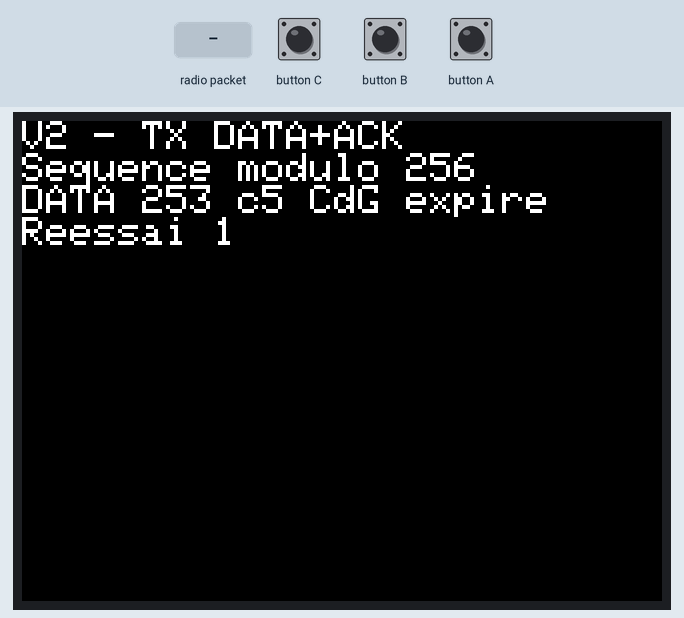
The sketch below on a simulated ESP32. On the bench: 320×240 colour display. Inputs (shaded band) come from the test bench. No radio packets arrive unless stated.

Above: at 3.3 s.
3.4 s: radio packet "MODULO 255" arrives
At 4.8 s:
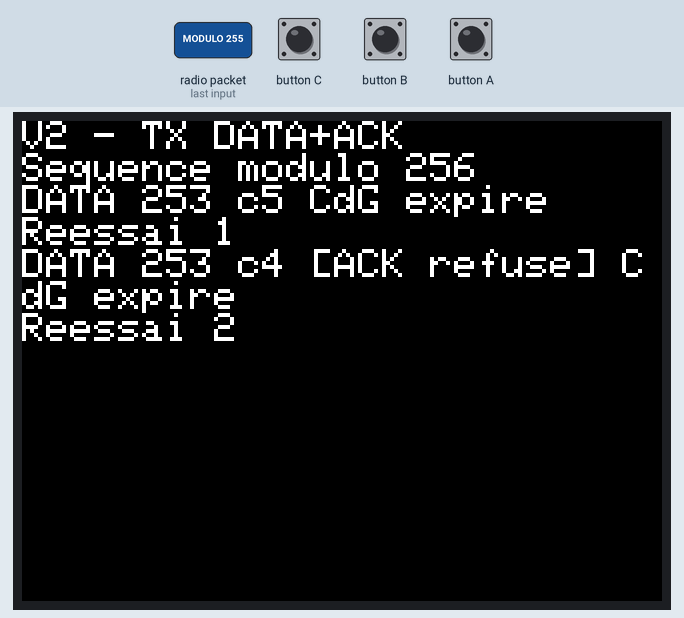
6.4 s: button A pressed for 1 s
At 8.1 s:
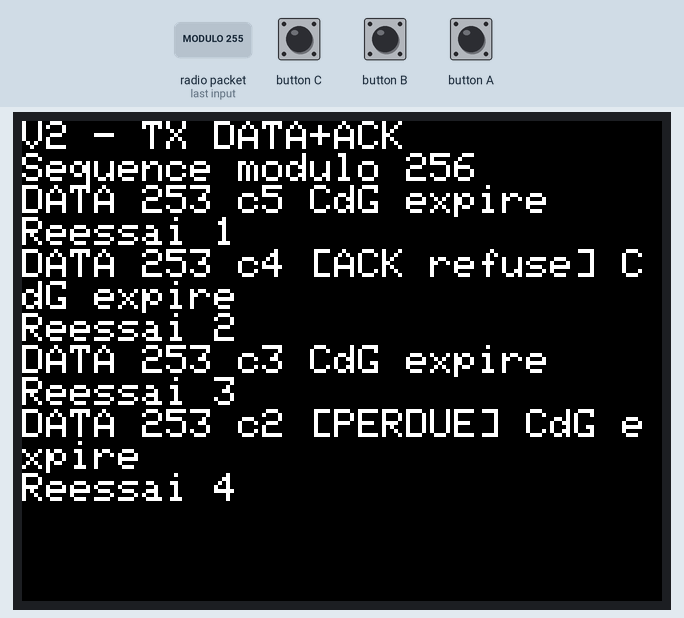
9.9 s: button C pressed for 0.15 s
12.1 s: radio packet "1" arrives
At 13.0 s:
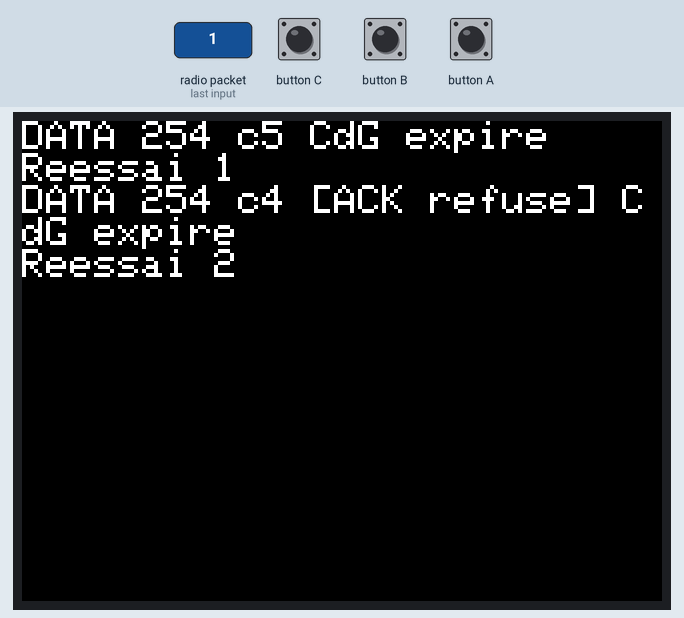
15.1 s: button A pressed for 3.2 s
At 19.2 s:
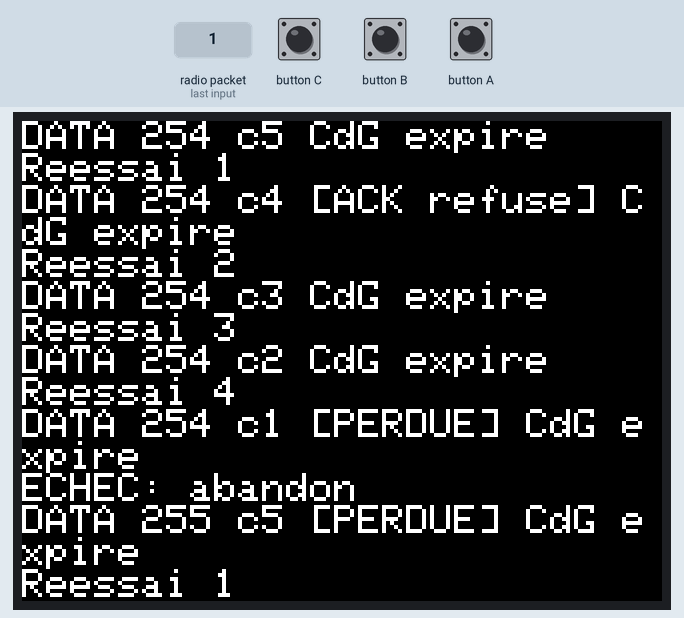
19.8 s: radio packet "0" arrives
At 25.5 s:
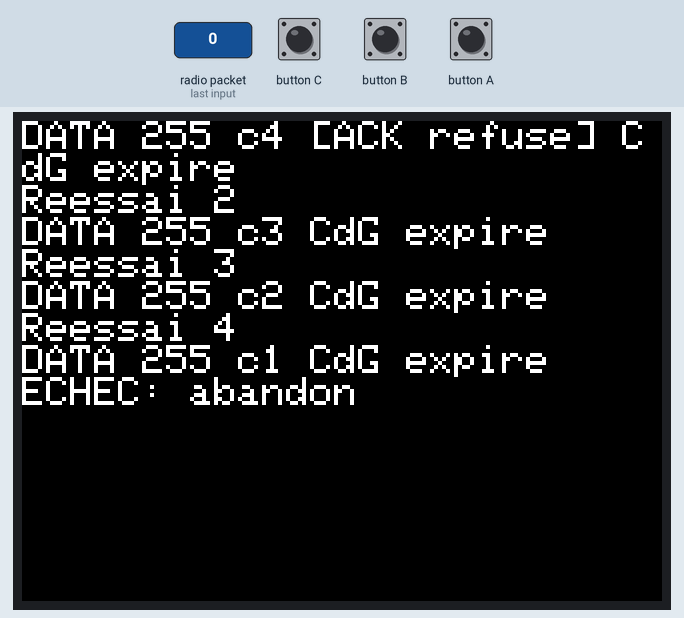
Timing chart, 0 to 27.0 s (numbered marks = the images above; inputs shaded):
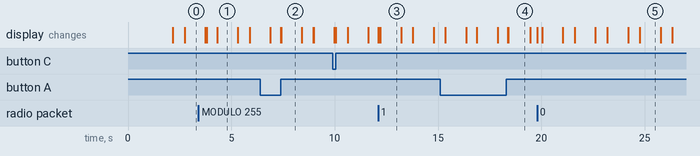

Measured:
- after the input at 3.4 s, the display: first differs from a run without the input after 0.41 s (image 1 shows a later state)
- after the input at 6.4 s, the display: first changes after 0.49 s (image 2 shows a later state)
- after the input at 12.1 s, the display: first changes at once (image 3 shows a later state)
- after the input at 15.1 s, the display: first differs from a run without the input after 1.3 s (image 4 shows a later state)
- after the input at 19.8 s, the display: first changes at once (image 5 shows a later state)
- what the display in image 1 shows lasts 1.0 s, from 4.3 s to 5.3 s
- what the display in image 4 shows lasts 1.1 s, from 18.4 s to 19.5 s

The sketch:

V2_TX.ino
```cpp
/* =====================================================================
   SAE32 - Vidéo 2 - ÉMETTEUR DATA + ACK (LLC3) - version améliorée PROPOSÉE
   Base : Vidéo 2/vid-2-test-1A-mailis.ino (original conservé)
   Les repères [V2-x] renvoient à SAE32-Ameliorations-Code.md

   Boutons à MAINTENIR pendant l'échange :
     A = simule la perte de la DATA (rien n'est émis)
     B = simule un ACK avec un mauvais numéro
     C = simule un ACK avec un mauvais type
   ===================================================================== */
#include <SPI.h>
#include <M5Stack.h>
#include <RH_RF95.h>

#define RFM95_CS   5
#define RFM95_DIO0 36
RH_RF95 rf95(RFM95_CS, RFM95_DIO0);

#define FREQ_NORMALE 867.7
#define PUISSANCE_DBM 8
#define LIGNE_MAX_ECRAN 220

#define TYPE_DATA 1
#define TYPE_ACK  2
#define TAILLE_DATA 4
#define TAILLE_ACK  2

// [V2-1] Valeur de départ : à remplacer par "RTT max mesuré + marge".
// Le RTT est affiché à l'écran pendant les essais (voir [V2-2]).
#define TIMEOUT_ACK 500
#define CREDIT_MAX  5
#define PAUSE_MS    1000         // Temps entre deux trames (rapport cyclique)

// Mettre 253 pour le test du passage de 255 à 0, puis 0 pour le reste.
#define SEQ_DEPART  253

#define E0 0                     // Émettre la DATA
#define E1 1                     // Armer le chien de garde
#define E2 2                     // Se mettre en réception
#define E3 3                     // Surveiller l'ACK et le chien de garde
#define E4 4                     // Succès
#define E5 5                     // Échec de cette tentative

uint8_t txbuf[RH_RF95_MAX_MESSAGE_LEN];
uint8_t rxbuf[RH_RF95_MAX_MESSAGE_LEN];
uint8_t rxlen;
uint8_t state, TxSeq, credit;

uint32_t debutAttente;           // [V2-3] L'instant de départ, pas l'heure limite

// [V2-2] Mesures affichées à l'écran : elles servent de jeu d'essai.
uint32_t rttMin = 0xFFFFFFFF, rttMax = 0;
uint32_t nbSucces = 0, nbReemissions = 0, nbEchecs = 0;

void preparerEcran() {           // [V2-4] Le texte reste visible pendant la démo
  if (M5.Lcd.getCursorY() > LIGNE_MAX_ECRAN) {
    M5.Lcd.fillScreen(BLACK);
    M5.Lcd.setCursor(0, 0);
  }
}

void setup() {
  M5.begin();
  M5.Power.begin();
  M5.Lcd.setTextSize(2);
  M5.Lcd.println("V2 - TX DATA+ACK");

  if (!rf95.init()) {            // [V2-5] Arrêt clair si la radio ne répond pas
    M5.Lcd.println("Init radio ECHEC");
    while (true) delay(1000);
  }
  rf95.setModemConfig(RH_RF95::Bw125Cr45Sf128);
  rf95.setFrequency(FREQ_NORMALE);
  rf95.setTxPower(PUISSANCE_DBM);

  TxSeq = SEQ_DEPART;
  credit = CREDIT_MAX;
  state = E0;

  // [V2-6] Le numéro va de 0 à 255 : il y a 256 valeurs, donc c'est un MODULO 256.
  // L'original affiche "MODULO 255", ce qui est faux.
  M5.Lcd.println("Sequence modulo 256");
  delay(2000);
}

void loop() {
  M5.update();

  switch (state) {
    case E0:
      preparerEcran();
      M5.Lcd.printf("DATA %u c%u ", TxSeq, credit);

      txbuf[0] = TYPE_DATA;
      txbuf[1] = TxSeq;
      txbuf[2] = 0xAA;
      txbuf[3] = 0x55;

      // [V2-7] Perte de DATA simulée, pour une démo fiable sans éloigner les nœuds.
      if (M5.BtnA.isPressed()) {
        M5.Lcd.print("[PERDUE] ");
      } else {
        rf95.send(txbuf, TAILLE_DATA);
        rf95.waitPacketSent();
      }

      if (credit < CREDIT_MAX) nbReemissions++;
      credit--;
      state = E1;
      break;

    case E1:
      debutAttente = millis();   // [V2-3] Point de départ du chien de garde et du RTT
      state = E2;
      break;

    case E2:
      rf95.setModeRx();
      state = E3;
      break;

    case E3:
      // [V2-3] Soustraction non signée : reste juste quand millis() repasse par 0.
      if (millis() - debutAttente > TIMEOUT_ACK) {
        M5.Lcd.println("CdG expire");
        state = E5;
      } else {
        rxlen = RH_RF95_MAX_MESSAGE_LEN;
        if (rf95.recv(rxbuf, &rxlen)) {
          if (M5.BtnB.isPressed()) rxbuf[1]++;       // [V2-8] Mauvais numéro simulé
          if (M5.BtnC.isPressed()) rxbuf[0] = 0x7F;  // [V2-8] Mauvais type simulé

          // [V2-9] On vérifie aussi la longueur : trame de 2 octets attendue.
          if ((rxlen == TAILLE_ACK) && (rxbuf[0] == TYPE_ACK) && (rxbuf[1] == TxSeq)) {
            state = E4;
          } else {
            M5.Lcd.print("[ACK refuse] ");
            state = E2;          // Le chien de garde continue : il n'est pas réarmé
          }
        }
      }
      break;

    case E4: {
      uint32_t rtt = millis() - debutAttente;
      if (rtt < rttMin) rttMin = rtt;
      if (rtt > rttMax) rttMax = rtt;
      nbSucces++;

      M5.Lcd.printf("ACK %lums\n", (unsigned long)rtt);
      preparerEcran();
      M5.Lcd.printf("RTT %lu-%lu OK%lu R%lu X%lu\n",
                    (unsigned long)rttMin, (unsigned long)rttMax,
                    (unsigned long)nbSucces, (unsigned long)nbReemissions,
                    (unsigned long)nbEchecs);

      TxSeq++;                   // Sur 8 bits : 255 + 1 revient à 0
      credit = CREDIT_MAX;
      delay(PAUSE_MS);
      state = E0;
      break;
    }

    case E5:
      if (credit == 0) {
        M5.Lcd.println("ECHEC: abandon");
        nbEchecs++;
        TxSeq++;                 // On abandonne cette trame
        credit = CREDIT_MAX;
      } else {
        M5.Lcd.printf("Reessai %u\n", CREDIT_MAX - credit);  // [V2-10] "n°" illisible sur LCD
      }
      delay(PAUSE_MS);
      state = E0;
      break;

    default:
      state = E0;
      break;
  }
}
```
